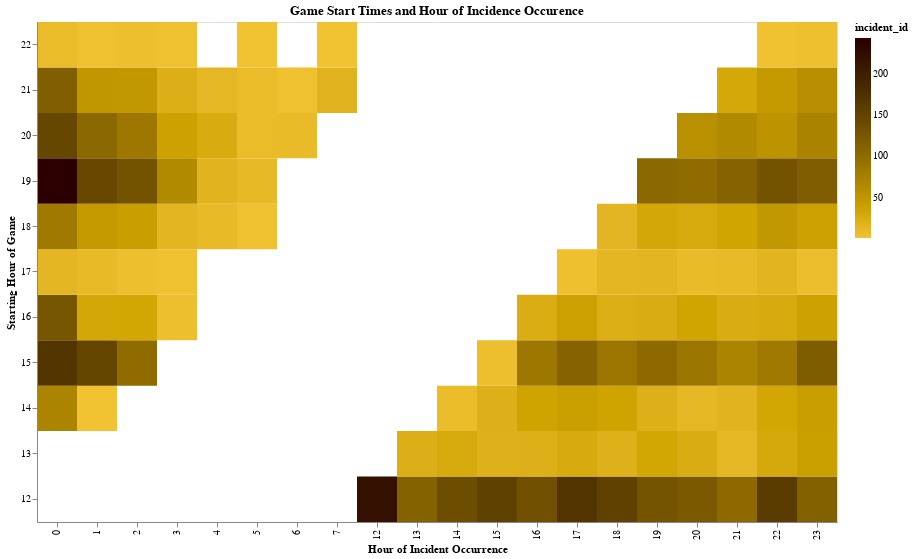

The notebook cell saved with this chart:
### Markdown cell above
## Time Evaluation

### Code cell
df['hour_start'] = df['start'].dt.hour
df_grp = df.groupby(['hour_start','incident_hour'])[['incident_id']].agg('count').reset_index()
test = alt.Chart(df_grp[df_grp['hour_start']>0]).mark_rect().encode(
    x=alt.X('incident_hour:O', title="Hour of Incident Occurrence"),
    y=alt.Y('hour_start:O', sort=[x for x in range(23,12, -1)],
           title='Starting Hour of Game'),
    color=alt.Color('incident_id:Q',
                    scale=alt.Scale(range=['#f1c232','#000000'])
                   )
)

test.properties(width=800,height=500, title="Game Start Times and Hour of Incidence Occurence")

### Figure 1 — Vega-Lite specification as saved in the notebook (floating-point values rounded to 4 significant figures)
{"config": {"view": {"continuousWidth": 400, "continuousHeight": 300}}, "data": {"name": "data-26a93d7df41e94518fe89264a52ca70f"}, "mark": "rect", "encoding": {"color": {"type": "quantitative", "field": "incident_id", "scale": {"range": ["#f1c232", "#000000"]}}, "x": {"type": "ordinal", "field": "incident_hour", "title": "Hour of Incident Occurrence"}, "y": {"type": "ordinal", "field": "hour_start", "sort": [23, 22, 21, 20, 19, 18, 17, 16, 15, 14, 13], "title": "Starting Hour of Game"}}, "height": 500, "title": "Game Start Times and Hour of Incidence Occurence", "width": 800, "$schema": "https://vega.github.io/schema/vega-lite/v4.8.1.json", "datasets": {"data-26a93d7df41e94518fe89264a52ca70f": [{"hour_start": 12, "incident_hour": 12.0, "incident_id": 220}, {"hour_start": 12, "incident_hour": 13.0, "incident_id": 112}, {"hour_start": 12, "incident_hour": 14.0, "incident_id": 138}, {"hour_start": 12, "incident_hour": 15.0, "incident_id": 154}, {"hour_start": 12, "incident_hour": 16.0, "incident_id": 134}, {"hour_start": 12, "incident_hour": 17.0, "incident_id": 171}, {"hour_start": 12, "incident_hour": 18.0, "incident_id": 153}, {"hour_start": 12, "incident_hour": 19.0, "incident_id": 129}, {"hour_start": 12, "incident_hour": 20.0, "incident_id": 123}, {"hour_start": 12, "incident_hour": 21.0, "incident_id": 103}, {"hour_start": 12, "incident_hour": 22.0, "incident_id": 161}, {"hour_start": 12, "incident_hour": 23.0, "incident_id": 114}, {"hour_start": 13, "incident_hour": 13.0, "incident_id": 22}, {"hour_start": 13, "incident_hour": 14.0, "incident_id": 28}, {"hour_start": 13, "incident_hour": 15.0, "incident_id": 20}, {"hour_start": 13, "incident_hour": 16.0, "incident_id": 21}, {"hour_start": 13, "incident_hour": 17.0, "incident_id": 27}, {"hour_start": 13, "incident_hour": 18.0, "incident_id": 20}, {"hour_start": 13, "incident_hour": 19.0, "incident_id": 32}, {"hour_start": 13, "incident_hour": 20.0, "incident_id": 25}, {"hour_start": 13, "incident_hour": 21.0, "incident_id": 12}, {"hour_start": 13, "incident_hour": 22.0, "incident_id": 29}, {"hour_start": 13, "incident_hour": 23.0, "incident_id": 40}, {"hour_start": 14, "incident_hour": 0.0, "incident_id": 71}, {"hour_start": 14, "incident_hour": 1.0, "incident_id": 1}, {"hour_start": 14, "incident_hour": 14.0, "incident_id": 8}, {"hour_start": 14, "incident_hour": 15.0, "incident_id": 21}, {"hour_start": 14, "incident_hour": 16.0, "incident_id": 35}, {"hour_start": 14, "incident_hour": 17.0, "incident_id": 40}, {"hour_start": 14, "incident_hour": 18.0, "incident_id": 35}, {"hour_start": 14, "incident_hour": 19.0, "incident_id": 21}, {"hour_start": 14, "incident_hour": 20.0, "incident_id": 13}, {"hour_start": 14, "incident_hour": 21.0, "incident_id": 17}, {"hour_start": 14, "incident_hour": 22.0, "incident_id": 32}, {"hour_start": 14, "incident_hour": 23.0, "incident_id": 41}, {"hour_start": 15, "incident_hour": 0.0, "incident_id": 169}, {"hour_start": 15, "incident_hour": 1.0, "incident_id": 147}, {"hour_start": 15, "incident_hour": 2.0, "incident_id": 100}, {"hour_start": 15, "incident_hour": 15.0, "incident_id": 5}, {"hour_start": 15, "incident_hour": 16.0, "incident_id": 86}, {"hour_start": 15, "incident_hour": 17.0, "incident_id": 110}, {"hour_start": 15, "incident_hour": 18.0, "incident_id": 88}, {"hour_start": 15, "incident_hour": 19.0, "incident_id": 103}, {"hour_start": 15, "incident_hour": 20.0, "incident_id": 89}, {"hour_start": 15, "incident_hour": 21.0, "incident_id": 71}, {"hour_start": 15, "incident_hour": 22.0, "incident_id": 84}, {"hour_start": 15, "incident_hour": 23.0, "incident_id": 119}, {"hour_start": 16, "incident_hour": 0.0, "incident_id": 126}, {"hour_start": 16, "incident_hour": 1.0, "incident_id": 31}, {"hour_start": 16, "incident_hour": 2.0, "incident_id": 32}, {"hour_start": 16, "incident_hour": 3.0, "incident_id": 5}, {"hour_start": 16, "incident_hour": 16.0, "incident_id": 24}, {"hour_start": 16, "incident_hour": 17.0, "incident_id": 39}, {"hour_start": 16, "incident_hour": 18.0, "incident_id": 23}, {"hour_start": 16, "incident_hour": 19.0, "incident_id": 25}, {"hour_start": 16, "incident_hour": 20.0, "incident_id": 33}, {"hour_start": 16, "incident_hour": 21.0, "incident_id": 25}, {"hour_start": 16, "incident_hour": 22.0, "incident_id": 27}, {"hour_start": 16, "incident_hour": 23.0, "incident_id": 38}, {"hour_start": 17, "incident_hour": 0.0, "incident_id": 14}, {"hour_start": 17, "incident_hour": 1.0, "incident_id": 10}, {"hour_start": 17, "incident_hour": 2.0, "incident_id": 5}, {"hour_start": 17, "incident_hour": 3.0, "incident_id": 3}, {"hour_start": 17, "incident_hour": 17.0, "incident_id": 4}, {"hour_start": 17, "incident_hour": 18.0, "incident_id": 14}, {"hour_start": 17, "incident_hour": 19.0, "incident_id": 15}, {"hour_start": 17, "incident_hour": 20.0, "incident_id": 9}, {"hour_start": 17, "incident_hour": 21.0, "incident_id": 10}, {"hour_start": 17, "incident_hour": 22.0, "incident_id": 16}, {"hour_start": 17, "incident_hour": 23.0, "incident_id": 6}, {"hour_start": 18, "incident_hour": 0.0, "incident_id": 83}, {"hour_start": 18, "incident_hour": 1.0, "incident_id": 45}, {"hour_start": 18, "incident_hour": 2.0, "incident_id": 41}, {"hour_start": 18, "incident_hour": 3.0, "incident_id": 15}, {"hour_start": 18, "incident_hour": 4.0, "incident_id": 10}, {"hour_start": 18, "incident_hour": 5.0, "incident_id": 3}, {"hour_start": 18, "incident_hour": 18.0, "incident_id": 15}, {"hour_start": 18, "incident_hour": 19.0, "incident_id": 31}, {"hour_start": 18, "incident_hour": 20.0, "incident_id": 28}, {"hour_start": 18, "incident_hour": 21.0, "incident_id": 33}, {"hour_start": 18, "incident_hour": 22.0, "incident_id": 48}, {"hour_start": 18, "incident_hour": 23.0, "incident_id": 39}, {"hour_start": 19, "incident_hour": 0.0, "incident_id": 243}, {"hour_start": 19, "incident_hour": 1.0, "incident_id": 144}, {"hour_start": 19, "incident_hour": 2.0, "incident_id": 130}, {"hour_start": 19, "incident_hour": 3.0, "incident_id": 64}, {"hour_start": 19, "incident_hour": 4.0, "incident_id": 17}, {"hour_start": 19, "incident_hour": 5.0, "incident_id": 11}, {"hour_start": 19, "incident_hour": 19.0, "incident_id": 104}, {"hour_start": 19, "incident_hour": 20.0, "incident_id": 99}, {"hour_start": 19, "incident_hour": 21.0, "incident_id": 110}, {"hour_start": 19, "incident_hour": 22.0, "incident_id": 131}, {"hour_start": 19, "incident_hour": 23.0, "incident_id": 118}, {"hour_start": 20, "incident_hour": 0.0, "incident_id": 146}, {"hour_start": 20, "incident_hour": 1.0, "incident_id": 104}, {"hour_start": 20, "incident_hour": 2.0, "incident_id": 86}, {"hour_start": 20, "incident_hour": 3.0, "incident_id": 37}, {"hour_start": 20, "incident_hour": 4.0, "incident_id": 26}, {"hour_start": 20, "incident_hour": 5.0, "incident_id": 8}, {"hour_start": 20, "incident_hour": 6.0, "incident_id": 9}, {"hour_start": 20, "incident_hour": 20.0, "incident_id": 57}, {"hour_start": 20, "incident_hour": 21.0, "incident_id": 64}, {"hour_start": 20, "incident_hour": 22.0, "incident_id": 53}, {"hour_start": 20, "incident_hour": 23.0, "incident_id": 72}, {"hour_start": 21, "incident_hour": 0.0, "incident_id": 115}, {"hour_start": 21, "incident_hour": 1.0, "incident_id": 49}, {"hour_start": 21, "incident_hour": 2.0, "incident_id": 48}, {"hour_start": 21, "incident_hour": 3.0, "incident_id": 22}, {"hour_start": 21, "incident_hour": 4.0, "incident_id": 13}, {"hour_start": 21, "incident_hour": 5.0, "incident_id": 8}, {"hour_start": 21, "incident_hour": 6.0, "incident_id": 3}, {"hour_start": 21, "incident_hour": 7.0, "incident_id": 18}, {"hour_start": 21, "incident_hour": 21.0, "incident_id": 30}, {"hour_start": 21, "incident_hour": 22.0, "incident_id": 46}, {"hour_start": 21, "incident_hour": 23.0, "incident_id": 58}, {"hour_start": 22, "incident_hour": 0.0, "incident_id": 8}, {"hour_start": 22, "incident_hour": 1.0, "incident_id": 3}, {"hour_start": 22, "incident_hour": 2.0, "incident_id": 5}, {"hour_start": 22, "incident_hour": 3.0, "incident_id": 3}, {"hour_start": 22, "incident_hour": 5.0, "incident_id": 1}, {"hour_start": 22, "incident_hour": 7.0, "incident_id": 1}, {"hour_start": 22, "incident_hour": 22.0, "incident_id": 2}, {"hour_start": 22, "incident_hour": 23.0, "incident_id": 4}]}}
